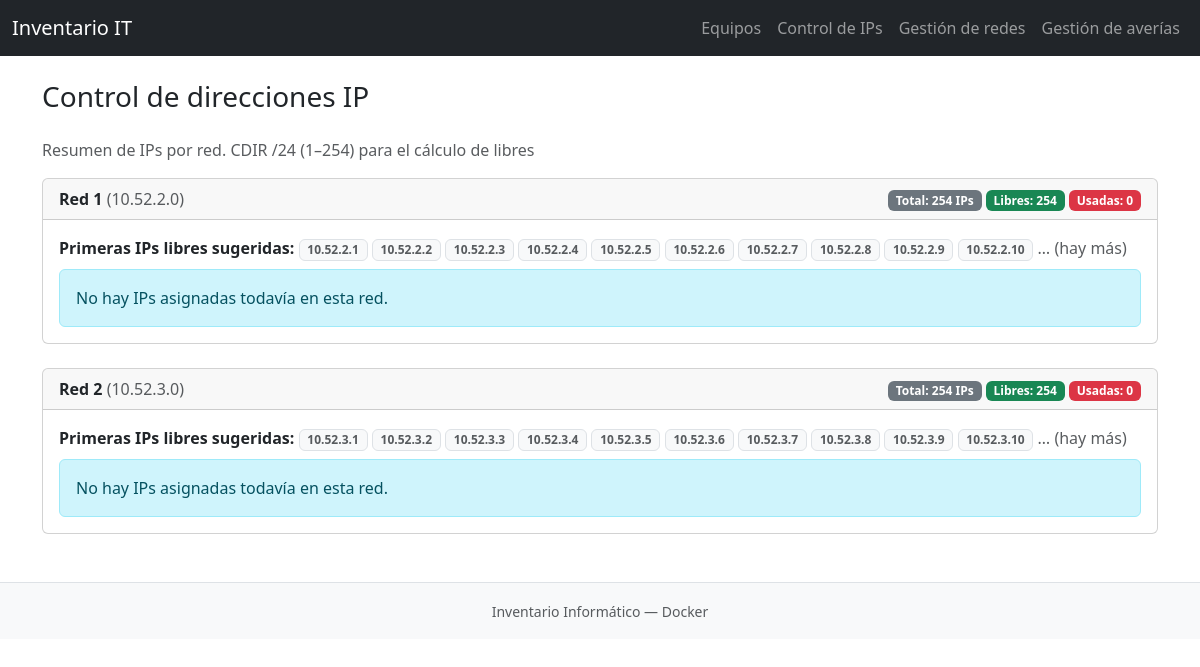
Screenshot of /redes.php with the database file from the repository.
### tables this page shows
CREATE TABLE IF NOT EXISTS redes (
  id INT AUTO_INCREMENT PRIMARY KEY,
  nombre VARCHAR(50) NOT NULL,
  direccion_red VARCHAR(50) NOT NULL,
  mascara VARCHAR(20) NOT NULL,
  gateway VARCHAR(45),
  vlan VARCHAR(20),
  notas TEXT,
  creado_en TIMESTAMP DEFAULT CURRENT_TIMESTAMP
);

### web/redes.php (the view, shortened to what this page needs)
<?php
require_once __DIR__ . '/config.php';
$stmtRedes = $pdo->query("SELECT id, nombre, direccion_red FROM redes ORDER BY id ASC");
$redes = $stmtRedes->fetchAll(PDO::FETCH_ASSOC);
function calcularPrefix($direccionRed) {
    if (preg_match('/^(\d+\.\d+\.\d+)\./', $direccionRed, $m)) {
        return $m[1] . '.';
    }
    return null;
}
$ipsPorRed = [];
require_once __DIR__ . '/includes/header.php';
?>
<h1 class="h3 mb-4">Control de direcciones IP</h1>
<p class="text-muted">
    Resumen de IPs por red. CDIR /24 (1–254) para el cálculo de libres
</p>
<?php if (empty($redes)): ?>
    <div class="alert alert-info">
        No hay redes definidas todavía. Añade redes en la tabla <code>redes</code> de la base de datos.
    </div>
<?php else: ?>
    <?php foreach ($redes as $r): ?>
        <?php
        $redId        = (int)$r['id'];
        $nombreRed    = $r['nombre'];
        $direccionRed = $r['direccion_red'];
        $prefix       = calcularPrefix($direccionRed);
        $inicio = 1;
        $fin    = 254;
        $usadas = [];
        $listaUsadas = $ipsPorRed[$redId] ?? [];
        $totalPosibles = ($fin - $inicio + 1);
        $totalUsadas   = count($usadas);
        $totalLibres   = $totalPosibles - $totalUsadas;
        $muestraLibres = [];
        if ($prefix) {
            for ($i = $inicio; $i <= $fin && count($muestraLibres) < 10; $i++) {
                if (!isset($usadas[$i])) {
                    $muestraLibres[] = $prefix . $i;
                }
            }
        }
        ?>
        <div class="card mb-4">
            <div class="card-header d-flex justify-content-between align-items-center">
                <div>
                    <strong><?= htmlspecialchars($nombreRed) ?></strong>
                    <span class="text-muted"> (<?= htmlspecialchars($direccionRed) ?>)</span>
                </div>
                <div>
                    <span class="badge bg-secondary">Total: <?= $totalPosibles ?> IPs</span>
                    <span class="badge bg-success">Libres: <?= $totalLibres ?></span>
                    <span class="badge bg-danger">Usadas: <?= $totalUsadas ?></span>
                </div>
            </div>
            <div class="card-body">
                <?php if ($prefix === null): ?>
                    <div class="alert alert-warning">
                        No se ha podido interpretar el prefijo de esta red a partir de
                        <code><?= htmlspecialchars($direccionRed) ?></code>. Revisa el formato
                        (ejemplo válido: <code>10.52.2.0</code> o <code>10.52.2.0/24</code>).
                    </div>
                <?php else: ?>
                    <?php if ($totalLibres > 0): ?>
                        <p class="mb-2">
                            <strong>Primeras IPs libres sugeridas:</strong>
                            <?php foreach ($muestraLibres as $ipLibre): ?>
                                <span class="badge bg-light text-muted border"><?= htmlspecialchars($ipLibre) ?></span>
                            <?php endforeach; ?>
                            <?php if ($totalLibres > count($muestraLibres)): ?>
                                <span class="text-muted">… (hay más)</span>
                            <?php endif; ?>
                        </p>
                    <?php else: ?>
                        <p class="text-danger">No hay IPs libres en esta red según el rango configurado.</p>
                    <?php endif; ?>
                    <?php if (empty($listaUsadas)): ?>
                        <div class="alert alert-info mb-0">
                            No hay IPs asignadas todavía en esta red.
                        </div>
                    <?php endif; ?>
                <?php endif; ?>
            </div>
        </div>
    <?php endforeach; ?>
<?php endif; ?>
<?php
require_once __DIR__ . '/includes/footer.php';

### web/includes/header.php (shortened to what this page needs)
<!DOCTYPE html>
<html lang="es">
<head>
    <link rel="stylesheet" href="vendor/bootstrap/css/bootstrap.min.css">
</head>
<body>
<nav class="navbar navbar-expand-lg navbar-dark bg-dark mb-4">
    <div class="container-fluid">
        <a class="navbar-brand" href="index.php">Inventario IT</a>
        <div class="collapse navbar-collapse" id="navbarNav">
            <ul class="navbar-nav ms-auto">
                <li class="nav-item">
                    <a class="nav-link" href="index.php">Equipos</a>
                </li>
                <li class="nav-item">
                    <a class="nav-link" href="redes.php">Control de IPs</a>
                </li>
                <li class="nav-item">
                    <a class="nav-link" href="redes_gestion.php">Gestión de redes</a>
                </li>
                <li class="nav-item">
                    <a class="nav-link" href="averias_list.php">Gestión de averías</a>
                </li>
            </ul>
        </div>
    </div>
</nav>
<div class="container mb-5">

### web/includes/footer.php (shortened to what this page needs)
</div>
<footer class="bg-light text-center text-muted py-3 mt-4 border-top">
    <small>Inventario Informático — Docker</small>
</footer>
</body>
</html>

### rows the page displays
redes: nombre "Red 1", direccion_red "10.52.2.0", totalPosibles "254", totalLibres "254", totalUsadas "0", ipLibre "10.52.2.1", ipLibre "10.52.2.2", ipLibre "10.52.2.3", ipLibre "10.52.2.4", ipLibre "10.52.2.5", ipLibre "10.52.2.6", ipLibre "10.52.2.7", ipLibre "10.52.2.8", ipLibre "10.52.2.9", ipLibre "10.52.2.10"
redes: nombre "Red 2", direccion_red "10.52.3.0", totalPosibles "254", totalLibres "254", totalUsadas "0", ipLibre "10.52.3.1", ipLibre "10.52.3.2", ipLibre "10.52.3.3", ipLibre "10.52.3.4", ipLibre "10.52.3.5", ipLibre "10.52.3.6", ipLibre "10.52.3.7", ipLibre "10.52.3.8", ipLibre "10.52.3.9", ipLibre "10.52.3.10"
